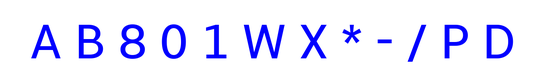
#> input picture alphabet/alphabet_ext.png, 546 x 84 px, shrunk from 1300 x 200 before the run
$ python main.py
#> lines starting #> are read from the running program, lines starting #| are printed output that depends on the picture; after the words box and inside, x2 and y2 are one past the last pixel; in counts of white or black regions, pixels touching at a corner belong together
import matplotlib.pyplot as plt
import numpy as np
from skimage.measure import label, regionprops
from skimage.io import imread
from pathlib import Path
import collections

def get_holes(prop):
    h, w = prop.image.shape
    padded = np.zeros((h + 2, w + 2), dtype=bool)
    padded[1:-1, 1:-1] = prop.image
    return np.max(label(~padded)) - 1

def calc_sym(prop):
    img = prop.image.astype(float)
    h, w = img.shape
    if w < 6:
        return 0.0
    return 1.0 - np.mean(np.abs(img[:, :w//2] - np.fliplr(img[:, w - w//2:])))

def build_vector(prop):
    img = prop.image
    h, w = img.shape
    cy, cx = prop.centroid_local
    v_lines = np.sum(img.sum(axis=0) == h) / w
    h_lines = np.sum(img.sum(axis=1) == w) / h
    return np.array([
        prop.area / img.size, cx / w, cy / h, prop.perimeter / img.size,
        get_holes(prop), v_lines, h_lines, prop.eccentricity,
        min(h, w) / max(h, w), calc_sym(prop)
    ])

def find_match(prop, refs):
    vec = build_vector(prop)
    return min(refs.keys(), key=lambda k: np.linalg.norm(refs[k] - vec))

out_p = Path(__file__).parent / "out"
out_p.mkdir(exist_ok=True)

ref_img = imread("alphabet_ext.png")[:, :, :-1].sum(axis=2)
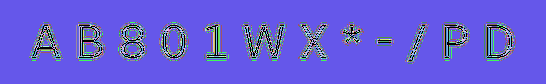
#> ref_img: shape (84, 546) uint64; 256 distinct labels, from 0 to 510; one colour per label, 0 black
ref_regions = regionprops(label(ref_img < 500))
#> ref_regions = 19 regions; largest, box (x1, y1, x2, y2) and area: (243, 24, 285, 59) 714, (78, 24, 104, 59) 555, (120, 24, 145, 59) 525, (486, 24, 514, 59) 511, (161, 24, 186, 59) 455

labels = ["8", "O", "A", "B", "1", "W", "X", "*", "/", "-", "P", "D"]
features_db = {sym: build_vector(r) for r, sym in zip(ref_regions, labels)}
#> features_db = 12 items

tgt_img = imread("symbols.png")[:, :, :-1].mean(axis=2) > 0
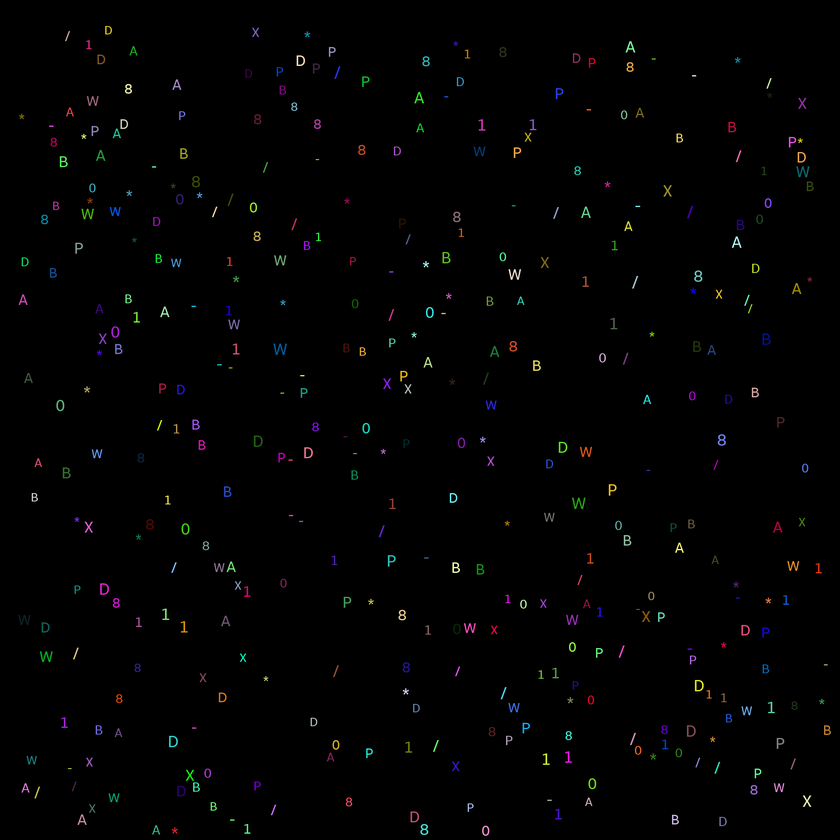
#> input picture alphabet/symbols.png, 840 x 840 px, shrunk from 2000 x 2000 before the run
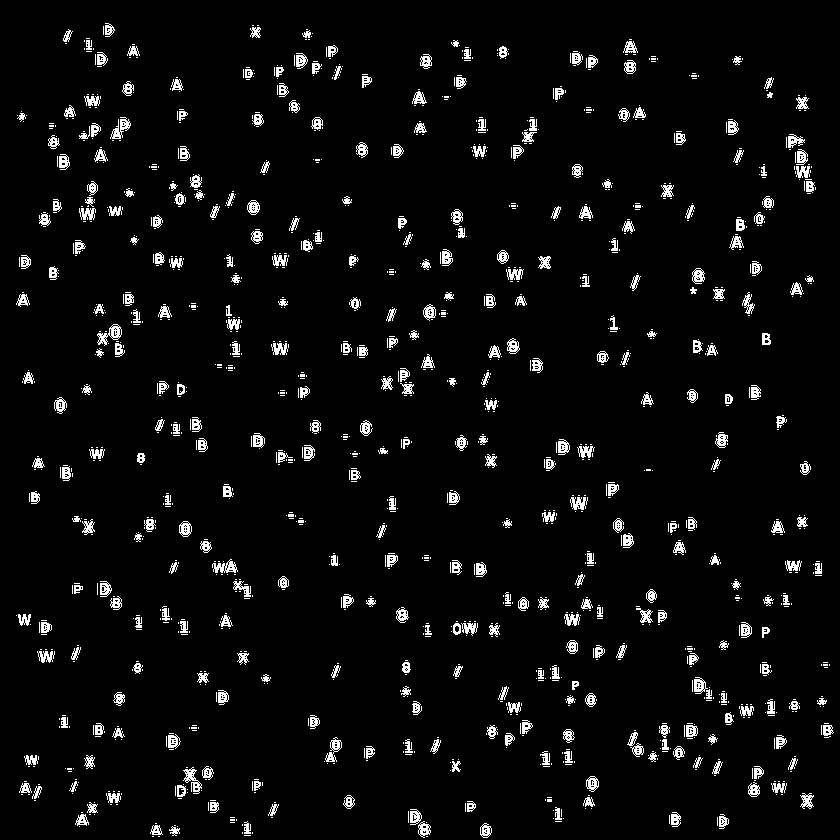
#> tgt_img: shape (840, 840) bool; 4.5% white in thin lines or dots
tgt_labeled = label(tgt_img)
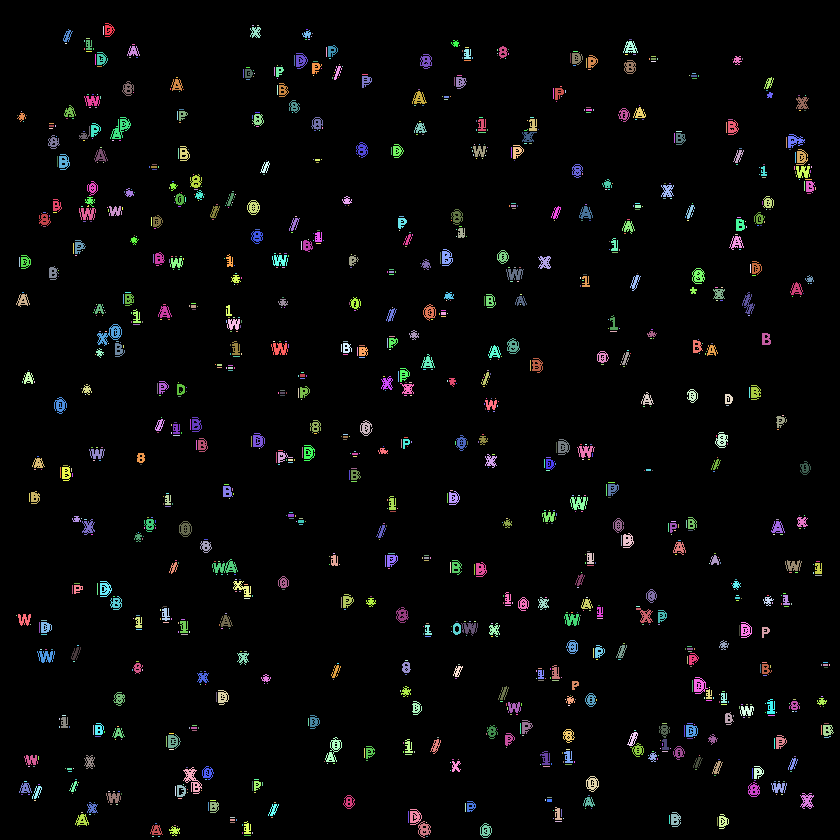
#> tgt_labeled: shape (840, 840) int32; 1412 distinct labels, from 0 to 1411; one colour per label, 0 black
print(np.max(tgt_labeled))
#| 1411

tgt_regions = regionprops(tgt_labeled)
#> tgt_regions = 1411 regions; largest, box (x1, y1, x2, y2) and area: (97, 324, 122, 346) 210, (183, 767, 202, 794) 197, (110, 117, 131, 139) 194, (212, 559, 238, 573) 185, (325, 737, 342, 762) 168
stats = collections.Counter()

plt.figure(figsize=(5, 7))

for r in tgt_regions:
    match = find_match(r, features_db)
    stats[match] += 1
    plt.clf()
    plt.title(f"Class - '{match}'")
    plt.imshow(r.image)
#> (the run stopped early here; a loop or call above may not have finished)
